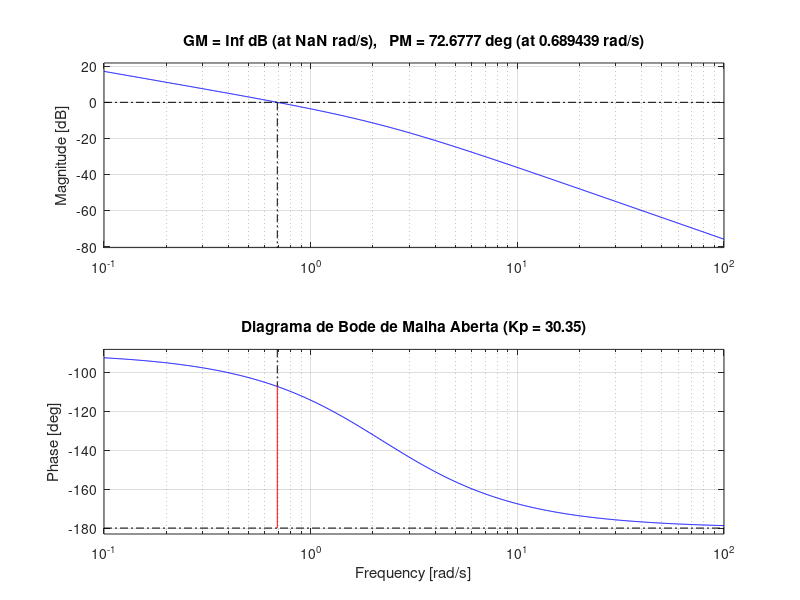
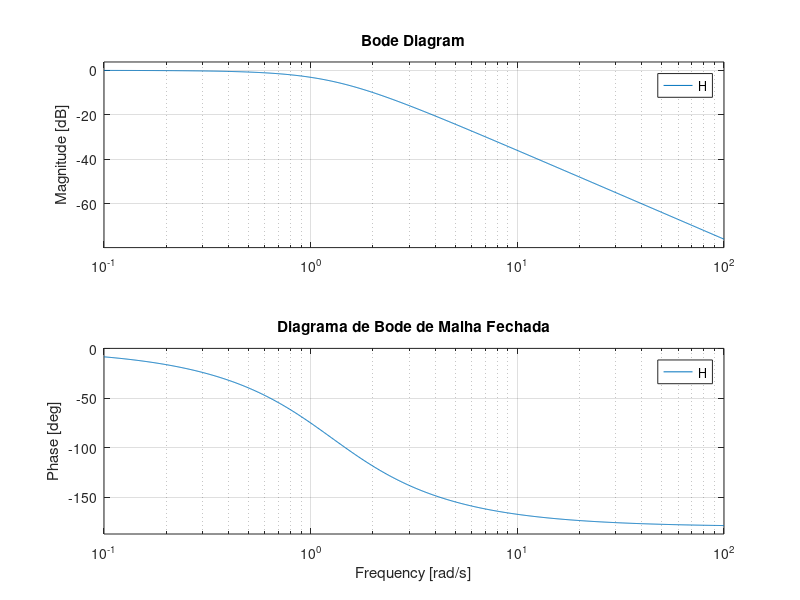

These figures' MATLAB source, in order: (Note: this script raises an error after producing the figures.)
clear; close all; clc;

% --- 1. Definição do Sistema ---
s = tf("s");
G_s = (0.0526)/(s^2 + 2.2105*s);
Kp = 30.35;

% --- 2. Malha Aberta (L) ---
% A análise de estabilidade (Margens) é feita na MALHA ABERTA!
L = Kp * G_s;

% --- 3. Malha Fechada (H) ---
% A análise de velocidade (Largura de Banda) é feita na MALHA FECHADA!
H = feedback(L, 1);

% --- 4. Plotagem e Cálculo das Margens ---
figure;
%bode(L);
% A função margin plota o Bode e já marca as margens visualmente
margin(L); 
grid on;
title(['Diagrama de Bode de Malha Aberta (Kp = ' num2str(Kp) ')']);

% Extraindo os valores numéricos
[Gm, Pm, Wcg, Wcp] = margin(L);
margin_ganho_db = 20*log10(Gm);

% --- 5. Plotagem da Malha Fechada e Largura de Banda ---
figure;
bode(H);
grid on;
title('Diagrama de Bode de Malha Fechada');

% Calculando a largura de banda (frequência onde o ganho cai -3dB)
bw = bandwidth(H);

% --- 6. Exibindo Resultados no Console ---
disp('--- Análise de Resposta em Frequência ---');
disp(['Margem de Ganho (MG): ' num2str(margin_ganho_db) ' dB']);
disp(['Margem de Fase (MF):  ' num2str(Pm) ' graus']);
disp(['Frequência de Cruzamento de Ganho: ' num2str(Wcp) ' rad/s']);
disp(['Largura de Banda (Malha Fechada): ' num2str(bw) ' rad/s']);
